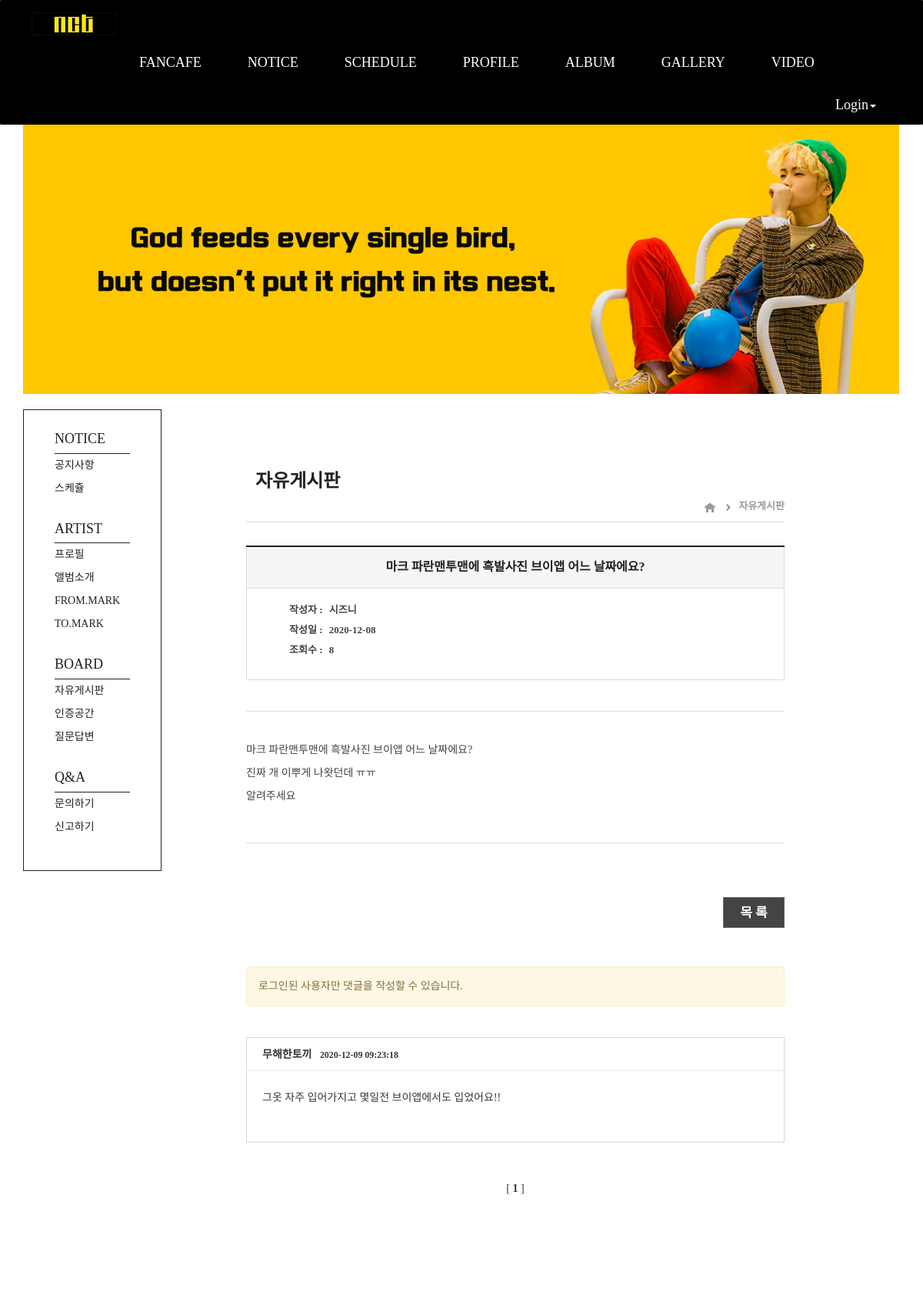
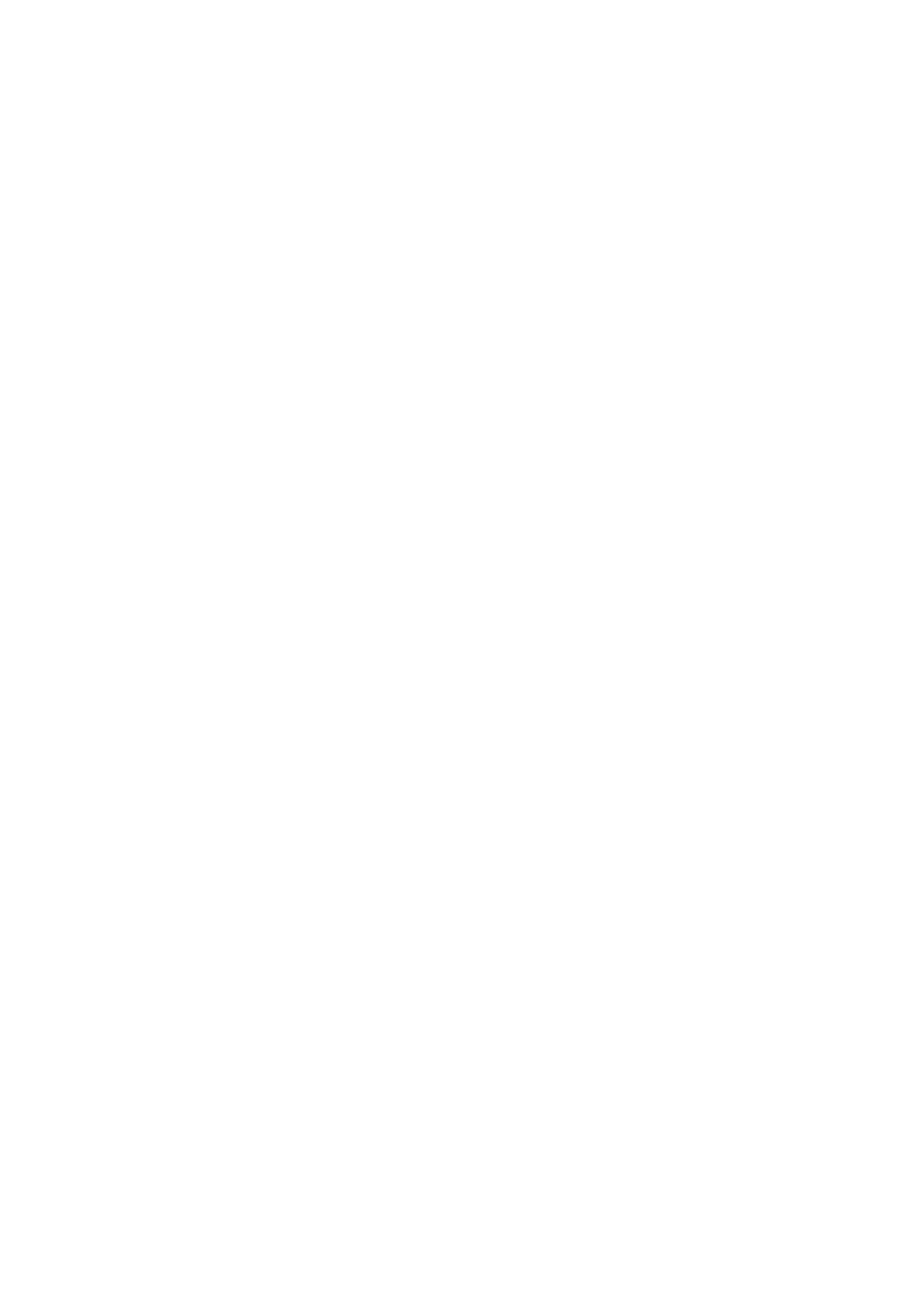
The page /board/freetalk_detail/1/ (upper part) on the database its author committed (2 pictures, top to bottom).
### board/models.py (models this page shows, shortened)
class Freetalk(models.Model):
    objects = models.Manager()
    subject = models.CharField(max_length=45)
    name = models.CharField(max_length=50)
    memo = models.TextField(max_length=300)
    hits = models.PositiveIntegerField(default=0)
    create_date = models.DateField('create_date', auto_now_add=True)
    class Meta:
        ordering = ['-id']

class Freetalk_Comment(models.Model):
    objects = models.Manager()
    author = models.ForeignKey('member.member', on_delete=models.CASCADE)
    post = models.ForeignKey('Freetalk', on_delete = models.CASCADE)
    text = models.TextField()
    created_date = models.DateTimeField(default=timezone.now)

### member/models.py (models this page shows)
class Member(models.Model):
    objects = models.Manager()
    member_id = models.CharField(max_length=50)
    member_pw = models.CharField(max_length=200)
    nickname = models.CharField(max_length=50)
    member_name = models.CharField(max_length=50)
    address = models.CharField(max_length=200, blank=True)
    address_in = models.CharField(max_length=200, blank=True)
    phone_no = models.CharField(max_length=100, blank=True)
    email = models.EmailField()
    member_date = models.DateField('join_date', auto_now_add=True)
    def __str__(self):
        return self.nickname

### board/views.py (the view)
# urls.py: path('freetalk_detail/<int:pk>/', views.freetalk_detail, name='freetalk_detail'),
def freetalk_detail(request, pk):
    obj = Freetalk.objects.get(pk=pk)
    try:
        create = Member.objects.get(nickname=obj.name)
    except:
        obj.delete()
        return redirect('board:freetalk_list')
    obj.hits=obj.hits+1
    obj.save()
    restaurants = Freetalk_Comment.objects.filter(post=obj).order_by("created_date").reverse()
    pagenator = Paginator(restaurants, 4)
    page = request.GET.get('page')
    if page is None:
        page = 1
    page_F = float(page)
    if page_F <= 10:
        beginPage = 1
    else:
        beginPage = (math.trunc(page_F / 10)) * 10 + 1
    if (beginPage + 10) > pagenator.num_pages:
        lastPage = pagenator.num_pages
    else:
        lastPage = beginPage + 9
    nextRangeStartPage = lastPage + 1
    pageRange = []
    for num in range(beginPage, lastPage+1):
        pageRange.append(num)
    items = pagenator.get_page(page)
    if request.method == 'POST':
        form = Freetalk_CommentForm(request.POST)
        if form.is_valid():
            member_id = request.session.get('member_id')
            login = Member.objects.get(member_id=member_id)
            comment = form.save(commit=False)
            comment.author = login
            comment.post = obj
            comment.text = form.cleaned_data['text']
            comment.save()
            restaurants = Freetalk_Comment.objects.filter(post=obj).order_by("created_date").reverse()
            pagenator = Paginator(restaurants, 4)
            page = request.GET.get('page')
            if page is None:
                page = 1
            page_F = float(page)
            if page_F <= 10:
                beginPage = 1
            else:
                beginPage = (math.trunc(page_F / 10)) * 10 + 1
            if (beginPage + 10) > pagenator.num_pages:
                lastPage = pagenator.num_pages
            else:
                lastPage = beginPage + 9
            nextRangeStartPage = lastPage + 1
            pageRange = []
            for num in range(beginPage, lastPage+1):
                pageRange.append(num)
            items = pagenator.get_page(page)
            message="댓글등록"
            return render(request, 'board/freetalk_detail.html', {
                'form':form,
                'obj':obj,
                'create':create,
                'restaurants': items,
                'lastPage': lastPage,
                'pageRange': pageRange,
                'nextRangeStartPage': nextRangeStartPage,
                'message': message })
    else:
        form = Freetalk_CommentForm()
        return render(request, 'board/freetalk_detail.html', {
            'form':form,
            'obj':obj,
            'create':create,
            'restaurants': items,
            'lastPage': lastPage,
            'pageRange': pageRange,
            'nextRangeStartPage': nextRangeStartPage,
             })

### board/templates/board/freetalk_detail.html (shortened to what this page needs)
{% extends "board/freetalk_list.html" %}
{% block conbody %}
{% load static %}
<table cellpadding="0" cellspacing="0" border="0" class="tbl_common_view">
    <tbody>
        <tr>
            <th colspan="2">{{ obj.subject }}</th>
        </tr>
        <tr>
            <td>
                <ul>
                    <li>
                        <span>작성자 :</span>
                        {{ obj.name }}
                    </li>
                    <li>
                        <span>작성일 :</span>
                        {{ obj.create_date }}
                    </li>
                    <li>
                        <span>조회수 :</span>
                        {{ obj.hits }}
                    </li>
                </ul>
            </td>
        </tr>
    </tbody>
</table>
<div class="viewContWrap">
    <div class="viewCont">
        {{ obj.memo|safe }}
    </div>
</div>
<div class="btn_listWrap">
    <p class="btn_list">
        <a href="{% url 'board:freetalk_list' %}">목 록</a>
    </p>
</div>
<br><br>
<div class="comment-bottom">
    {% if request.session.member_id %}
    <form method="POST" action="{% url 'board:freetalk_detail' pk=obj.pk %}" enctype="multipart/form-data">
        <input type="submit" id="button1" class="btn btn-primary" value="등록하기">
        {% csrf_token %}
        {{ form.as_p }}
    </form>
    {% else %}
    <div class="alert alert-warning">로그인된 사용자만 댓글을 작성할 수 있습니다.</div>
    {% endif %}
</div>
<br>
<div id="comment">
    {% for comment in restaurants %}
    <div class="comment-list">
        <div class="comment-name">{{ comment.author }}&nbsp;&nbsp;
            <small>{{ comment.created_date }}</small>&nbsp;&nbsp;
        </div>
        <div class="comment-memo">
            <p>{{ comment.text|linebreaks }}</p>
        </div>
        <br>
    </div>
    {% empty %}
    <div class="comment-list">
        <p style="padding-left: 15px;">작성된 댓글이 없습니다!</p>
    </div>
    {% endfor %}
</div>
    <br>
    <table cellspacing=1 width=700 class="tbl_page">
        <tr>
        <td>
        {% for pageNum in pageRange %}
            {% if restaurants.number == pageNum %}
                <spen class="current">
                    [
                    <b>{{ restaurants.number }}</b>
                    ]
                </spen>
            {% else %}
                <a href="?page={{ pageNum }}">[{{ pageNum }}]</a>
            {% endif %}
        {% endfor %}
        </td>
        </tr>
    </table>
{% endblock conbody %}

### static/css/navbar.css (style rules this page uses)
* { font-family: 'Nanum Gothic'; }
a { color: #000000; text-decoration: none; }

### static/css/board.css (style rules this page uses)
li { list-style: none; }

### board/templates/board/freetalk_list.html (style rules this page uses)
.tbl_page { text-align: center; }

### board/templates/board/freetalk_detail.html (style rules this page uses)
table { margin-top: 30px; border-collapse: collapse; border-spacing: 0; }
.tbl_common_view { width: 700px; border: 1px solid #ddd; }
.tbl_common_view th { padding: 15px 0; text-align: center; background: #f5f5f5; border-top: 2px solid #222; border-bottom: 1px solid #ddd; color: #222; word-break: keep-all; font-size: 16px; }
.tbl_common_view td { padding: 15px; border-bottom: none; border-top: none; text-align: left; line-height: 26px; color: #444; border-bottom: 1px solid #ddd; word-break: keep-all; font-size: 13px; font-weight: bold; }
.tbl_common_view td li span { margin-right: 5px; }
.viewContWrap { width: 700px; border-top: 1px solid #ddd; border-bottom: 1px solid #ddd; margin: 40px 0; padding: 40px 0; color: #444; }
.viewCont { width: 700px; overflow: hidden; font-size: 14px; color: #444; }
.btn_listWrap { width: 100%; margin: 0 auto; padding-right: 120px; overflow: hidden; text-align: right; font-size: 0; }
.btn_list { display: inline-block; width: 80px; height: 40px; margin-top: 30px; margin-right: 10px; line-height: 40px; font-size: 17px; font-weight: bold; border: 1px solid #666; text-align: center; background-color: #444; }
.btn_list a { text-decoration: none; color: white; width: 120px; display: inline-block; padding-right: 42px; }
.comment-bottom { width: 700px; }
#comment { width: 700px; border-top: 1px solid #d7d5d5; }
.comment-list { width: 700px; position: relative; overflow: hidden; border: 1px solid #d7d5d5; border-top: none; color: #353535; padding: 12px 0px 7px; }
.comment-name { font-weight: bold; padding: 0px 20px 10px 20px; }
.comment-memo { clear: both; border-top: 1px solid #e9e9e9; padding: 15px 20px 10px 20px; }

### rows shown on the page
Freetalk: subject "마크 파란맨투맨에 흑발사진 브이앱 어느 날짜에요?", name "시즈니", create_date "2020-12-08", hits "8", memo "마크 파란맨투맨에 흑발사진 브이앱 어느 날짜에요? 진짜 개 이뿌게 나왓던데 ㅠㅠ 알려주세요"
Freetalk_Comment: author "무해한토끼", created_date "2020-12-09 09:23:18", text "그옷 자주 입어가지고 몇일전 브이앱에서도 입었어요!!"

### other values the page prints
{{ restaurants.number }} "1"
